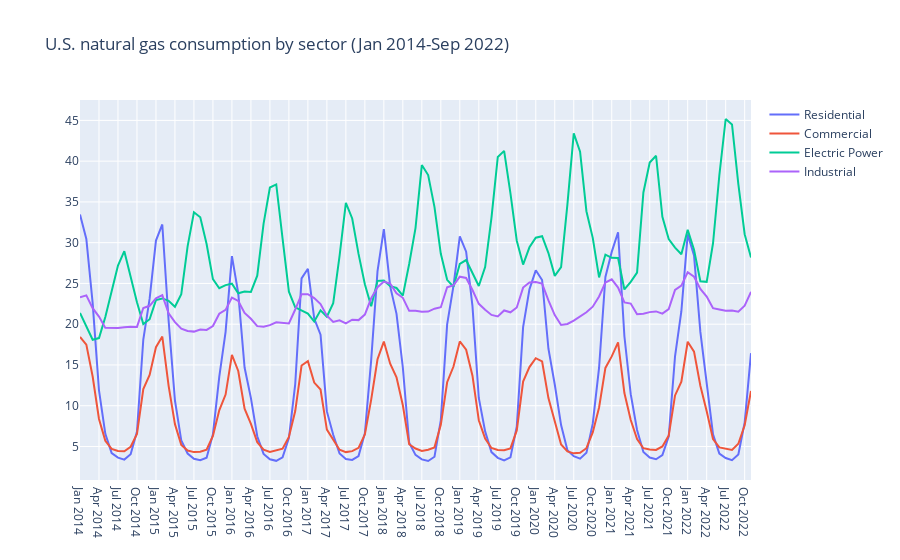

Notebook code cell kept with this figure:
### Code cell
fig = px.line(labels=dict(x='period', y="Total Consumption in billion cubic feet per dat (Bcf/d)"),  title='U.S. natural gas consumption by sector (Jan 2014-Sep 2022)')
fig.add_scatter(x=df_nt["Sector"], y=df_nt["Residential"], mode='lines', name="Residential")
fig.add_scatter(x=df_nt["Sector"], y=df_nt["Commercial"], mode='lines', name="Commercial")
fig.add_scatter(x=df_nt["Sector"], y=df_nt["Electric Power"], mode='lines', name="Electric Power")
fig.add_scatter(x=df_nt["Sector"], y=df_nt["Industrial"], mode='lines', name="Industrial")
fig.show()

### Figure 1 — Plotly figure (JSON) as saved in the notebook; plotly's stock layout.template omitted (floating-point values rounded to 4 significant figures)
{"data": [{"mode": "lines", "name": "Residential", "type": "scatter", "x": ["Jan 2014", "Feb 2014", "Mar 2014", "Apr 2014", "May 2014", "Jun 2014", "Jul 2014", "Aug 2014", "Sep 2014", "Oct 2014", "Nov 2014", "Dec 2014", "Jan 2015", "Feb 2015", "Mar 2015", "Apr 2015", "May 2015", "Jun 2015", "Jul 2015", "Aug 2015", "Sep 2015", "Oct 2015", "Nov 2015", "Dec 2015", "Jan 2016", "Feb 2016", "Mar 2016", "Apr 2016", "May 2016", "Jun 2016", "Jul 2016", "Aug 2016", "Sep 2016", "Oct 2016", "Nov 2016", "Dec 2016", "Jan 2017", "Feb 2017", "Mar 2017", "Apr 2017", "May 2017", "Jun 2017", "Jul 2017", "Aug 2017", "Sep 2017", "Oct 2017", "Nov 2017", "Dec 2017", "Jan 2018", "Feb 2018", "Mar 2018", "Apr 2018", "May 2018", "Jun 2018", "Jul 2018", "Aug 2018", "Sep 2018", "Oct 2018", "Nov 2018", "Dec 2018", "Jan 2019", "Feb 2019", "Mar 2019", "Apr 2019", "May 2019", "Jun 2019", "Jul 2019", "Aug 2019", "Sep 2019", "Oct 2019", "Nov 2019", "Dec 2019", "Jan 2020", "Feb 2020", "Mar 2020", "Apr 2020", "May 2020", "Jun 2020", "Jul 2020", "Aug 2020", "Sep 2020", "Oct 2020", "Nov 2020", "Dec 2020", "Jan 2021", "Feb 2021", "Mar 2021", "Apr 2021", "May 2021", "Jun 2021", "Jul 2021", "Aug 2021", "Sep 2021", "Oct 2021", "Nov 2021", "Dec 2021", "Jan 2022", "Feb 2022", "Mar 2022", "Apr 2022", "May 2022", "Jun 2022", "Jul 2022", "Aug 2022", "Sep 2022", "Oct 2022", "Nov 2022"], "y": [33.46, 30.46, 22.58, 11.87, 6.56, 4.19, 3.64, 3.39, 4.06, 6.84, 18.12, 23.13, 30.26, 32.23, 20.42, 10.64, 5.73, 4.14, 3.49, 3.32, 3.62, 6.5, 13.55, 19.06, 28.35, 23.8, 14.68, 10.94, 6.26, 4.09, 3.43, 3.24, 3.66, 6.04, 12.66, 25.62, 26.8, 20.69, 18.71, 9.3, 6.43, 4.14, 3.47, 3.35, 3.82, 6.62, 15.59, 26.51, 31.65, 24.64, 21.27, 14.69, 5.45, 3.97, 3.42, 3.22, 3.74, 8.24, 19.97, 24.7, 30.77, 28.9, 22.21, 10.95, 6.85, 4.31, 3.61, 3.29, 3.66, 7.47, 19.64, 24.28, 26.61, 25.42, 16.99, 12.6, 7.63, 4.54, 3.81, 3.51, 4.22, 7.8, 14.66, 25.79, 28.87, 31.28, 18.52, 11.41, 7.03, 4.32, 3.64, 3.43, 3.95, 6.21, 16.07, 21.59, 31.02, 28.44, 19.05, 13, 6.48, 4.13, 3.59, 3.32, 4.03, 7.94, 16.45]}, {"mode": "lines", "name": "Commercial", "type": "scatter", "x": ["Jan 2014", "Feb 2014", "Mar 2014", "Apr 2014", "May 2014", "Jun 2014", "Jul 2014", "Aug 2014", "Sep 2014", "Oct 2014", "Nov 2014", "Dec 2014", "Jan 2015", "Feb 2015", "Mar 2015", "Apr 2015", "May 2015", "Jun 2015", "Jul 2015", "Aug 2015", "Sep 2015", "Oct 2015", "Nov 2015", "Dec 2015", "Jan 2016", "Feb 2016", "Mar 2016", "Apr 2016", "May 2016", "Jun 2016", "Jul 2016", "Aug 2016", "Sep 2016", "Oct 2016", "Nov 2016", "Dec 2016", "Jan 2017", "Feb 2017", "Mar 2017", "Apr 2017", "May 2017", "Jun 2017", "Jul 2017", "Aug 2017", "Sep 2017", "Oct 2017", "Nov 2017", "Dec 2017", "Jan 2018", "Feb 2018", "Mar 2018", "Apr 2018", "May 2018", "Jun 2018", "Jul 2018", "Aug 2018", "Sep 2018", "Oct 2018", "Nov 2018", "Dec 2018", "Jan 2019", "Feb 2019", "Mar 2019", "Apr 2019", "May 2019", "Jun 2019", "Jul 2019", "Aug 2019", "Sep 2019", "Oct 2019", "Nov 2019", "Dec 2019", "Jan 2020", "Feb 2020", "Mar 2020", "Apr 2020", "May 2020", "Jun 2020", "Jul 2020", "Aug 2020", "Sep 2020", "Oct 2020", "Nov 2020", "Dec 2020", "Jan 2021", "Feb 2021", "Mar 2021", "Apr 2021", "May 2021", "Jun 2021", "Jul 2021", "Aug 2021", "Sep 2021", "Oct 2021", "Nov 2021", "Dec 2021", "Jan 2022", "Feb 2022", "Mar 2022", "Apr 2022", "May 2022", "Jun 2022", "Jul 2022", "Aug 2022", "Sep 2022", "Oct 2022", "Nov 2022"], "y": [18.44, 17.5, 13.58, 8.37, 5.7, 4.71, 4.44, 4.42, 4.96, 6.53, 12.05, 13.77, 17.18, 18.48, 12.44, 7.74, 5.18, 4.51, 4.31, 4.36, 4.6, 6.29, 9.44, 11.37, 16.23, 14.26, 9.63, 7.77, 5.53, 4.61, 4.34, 4.53, 4.73, 6.18, 9.35, 14.93, 15.46, 12.84, 11.99, 7.07, 5.76, 4.6, 4.31, 4.43, 4.83, 6.47, 10.75, 15.7, 17.87, 15.15, 13.48, 10.06, 5.28, 4.75, 4.44, 4.61, 4.89, 7.66, 12.88, 14.81, 17.88, 16.87, 13.68, 8.22, 5.96, 4.82, 4.58, 4.54, 4.77, 6.97, 12.96, 14.74, 15.83, 15.43, 10.94, 7.94, 5.25, 4.39, 4.16, 4.23, 4.79, 6.73, 9.78, 14.64, 16.05, 17.76, 11.55, 8.25, 5.9, 4.79, 4.62, 4.57, 5.01, 6.34, 11.26, 12.96, 17.85, 16.64, 12.46, 9.31, 5.91, 4.89, 4.7, 4.58, 5.33, 7.61, 11.8]}, {"mode": "lines", "name": "Electric Power", "type": "scatter", "x": ["Jan 2014", "Feb 2014", "Mar 2014", "Apr 2014", "May 2014", "Jun 2014", "Jul 2014", "Aug 2014", "Sep 2014", "Oct 2014", "Nov 2014", "Dec 2014", "Jan 2015", "Feb 2015", "Mar 2015", "Apr 2015", "May 2015", "Jun 2015", "Jul 2015", "Aug 2015", "Sep 2015", "Oct 2015", "Nov 2015", "Dec 2015", "Jan 2016", "Feb 2016", "Mar 2016", "Apr 2016", "May 2016", "Jun 2016", "Jul 2016", "Aug 2016", "Sep 2016", "Oct 2016", "Nov 2016", "Dec 2016", "Jan 2017", "Feb 2017", "Mar 2017", "Apr 2017", "May 2017", "Jun 2017", "Jul 2017", "Aug 2017", "Sep 2017", "Oct 2017", "Nov 2017", "Dec 2017", "Jan 2018", "Feb 2018", "Mar 2018", "Apr 2018", "May 2018", "Jun 2018", "Jul 2018", "Aug 2018", "Sep 2018", "Oct 2018", "Nov 2018", "Dec 2018", "Jan 2019", "Feb 2019", "Mar 2019", "Apr 2019", "May 2019", "Jun 2019", "Jul 2019", "Aug 2019", "Sep 2019", "Oct 2019", "Nov 2019", "Dec 2019", "Jan 2020", "Feb 2020", "Mar 2020", "Apr 2020", "May 2020", "Jun 2020", "Jul 2020", "Aug 2020", "Sep 2020", "Oct 2020", "Nov 2020", "Dec 2020", "Jan 2021", "Feb 2021", "Mar 2021", "Apr 2021", "May 2021", "Jun 2021", "Jul 2021", "Aug 2021", "Sep 2021", "Oct 2021", "Nov 2021", "Dec 2021", "Jan 2022", "Feb 2022", "Mar 2022", "Apr 2022", "May 2022", "Jun 2022", "Jul 2022", "Aug 2022", "Sep 2022", "Oct 2022", "Nov 2022"], "y": [21.38, 19.68, 18.09, 18.3, 20.87, 24.03, 27.2, 28.96, 25.7, 22.69, 20.01, 20.61, 22.95, 23.16, 22.86, 22.14, 23.69, 29.55, 33.73, 33.12, 29.83, 25.53, 24.41, 24.79, 24.97, 23.79, 24.02, 23.96, 25.95, 32.34, 36.77, 37.14, 30.51, 23.99, 22.07, 21.64, 21.3, 20.33, 21.7, 20.91, 22.58, 28.35, 34.89, 32.97, 28.62, 24.91, 22.21, 25.32, 25.37, 24.66, 24.44, 23.5, 27.39, 31.79, 39.52, 38.29, 34.37, 28.64, 25.44, 24.6, 27.4, 27.87, 26.27, 24.69, 27.01, 33.05, 40.51, 41.26, 36.05, 30.24, 27.31, 29.43, 30.61, 30.79, 28.73, 25.93, 27, 34.7, 43.41, 41.16, 33.86, 30.59, 25.74, 28.54, 28.14, 28.11, 24.26, 25.19, 26.33, 36.16, 39.84, 40.66, 33.17, 30.44, 29.4, 28.58, 31.58, 29.14, 25.27, 25.2, 29.93, 38.27, 45.17, 44.5, 37.17, 31.04, 28.17]}, {"mode": "lines", "name": "Industrial", "type": "scatter", "x": ["Jan 2014", "Feb 2014", "Mar 2014", "Apr 2014", "May 2014", "Jun 2014", "Jul 2014", "Aug 2014", "Sep 2014", "Oct 2014", "Nov 2014", "Dec 2014", "Jan 2015", "Feb 2015", "Mar 2015", "Apr 2015", "May 2015", "Jun 2015", "Jul 2015", "Aug 2015", "Sep 2015", "Oct 2015", "Nov 2015", "Dec 2015", "Jan 2016", "Feb 2016", "Mar 2016", "Apr 2016", "May 2016", "Jun 2016", "Jul 2016", "Aug 2016", "Sep 2016", "Oct 2016", "Nov 2016", "Dec 2016", "Jan 2017", "Feb 2017", "Mar 2017", "Apr 2017", "May 2017", "Jun 2017", "Jul 2017", "Aug 2017", "Sep 2017", "Oct 2017", "Nov 2017", "Dec 2017", "Jan 2018", "Feb 2018", "Mar 2018", "Apr 2018", "May 2018", "Jun 2018", "Jul 2018", "Aug 2018", "Sep 2018", "Oct 2018", "Nov 2018", "Dec 2018", "Jan 2019", "Feb 2019", "Mar 2019", "Apr 2019", "May 2019", "Jun 2019", "Jul 2019", "Aug 2019", "Sep 2019", "Oct 2019", "Nov 2019", "Dec 2019", "Jan 2020", "Feb 2020", "Mar 2020", "Apr 2020", "May 2020", "Jun 2020", "Jul 2020", "Aug 2020", "Sep 2020", "Oct 2020", "Nov 2020", "Dec 2020", "Jan 2021", "Feb 2021", "Mar 2021", "Apr 2021", "May 2021", "Jun 2021", "Jul 2021", "Aug 2021", "Sep 2021", "Oct 2021", "Nov 2021", "Dec 2021", "Jan 2022", "Feb 2022", "Mar 2022", "Apr 2022", "May 2022", "Jun 2022", "Jul 2022", "Aug 2022", "Sep 2022", "Oct 2022", "Nov 2022"], "y": [23.3, 23.54, 21.96, 20.93, 19.55, 19.53, 19.52, 19.63, 19.7, 19.67, 21.99, 22.26, 23.17, 23.56, 21.34, 20.26, 19.45, 19.16, 19.09, 19.35, 19.3, 19.77, 21.28, 21.76, 23.26, 22.85, 21.38, 20.67, 19.76, 19.68, 19.89, 20.24, 20.13, 20.09, 21.8, 23.68, 23.68, 23.21, 22.46, 21.05, 20.27, 20.48, 20.11, 20.55, 20.5, 21.18, 23.18, 24.54, 25.23, 24.97, 23.8, 23.24, 21.64, 21.64, 21.54, 21.55, 21.9, 22.08, 24.53, 24.77, 25.83, 25.67, 24.2, 22.5, 21.77, 21.14, 20.95, 21.69, 21.46, 22.05, 24.49, 25.13, 25.17, 24.98, 22.92, 21.12, 19.9, 20.03, 20.45, 20.94, 21.47, 22.15, 23.4, 25.11, 25.5, 24.49, 22.67, 22.53, 21.22, 21.28, 21.48, 21.57, 21.29, 21.85, 24.2, 24.74, 26.37, 25.82, 24.32, 23.39, 21.96, 21.81, 21.64, 21.68, 21.53, 22.26, 23.97]}], "layout": {"autosize": true, "legend": {"tracegroupgap": 0}, "title": {"text": "U.S. natural gas consumption by sector (Jan 2014-Sep 2022)"}, "xaxis": {"anchor": "y", "autorange": true, "domain": [0, 1], "range": [0, 106], "type": "category"}, "yaxis": {"anchor": "x", "autorange": true, "domain": [0, 1], "range": [0.8894, 47.5], "type": "linear"}}}
